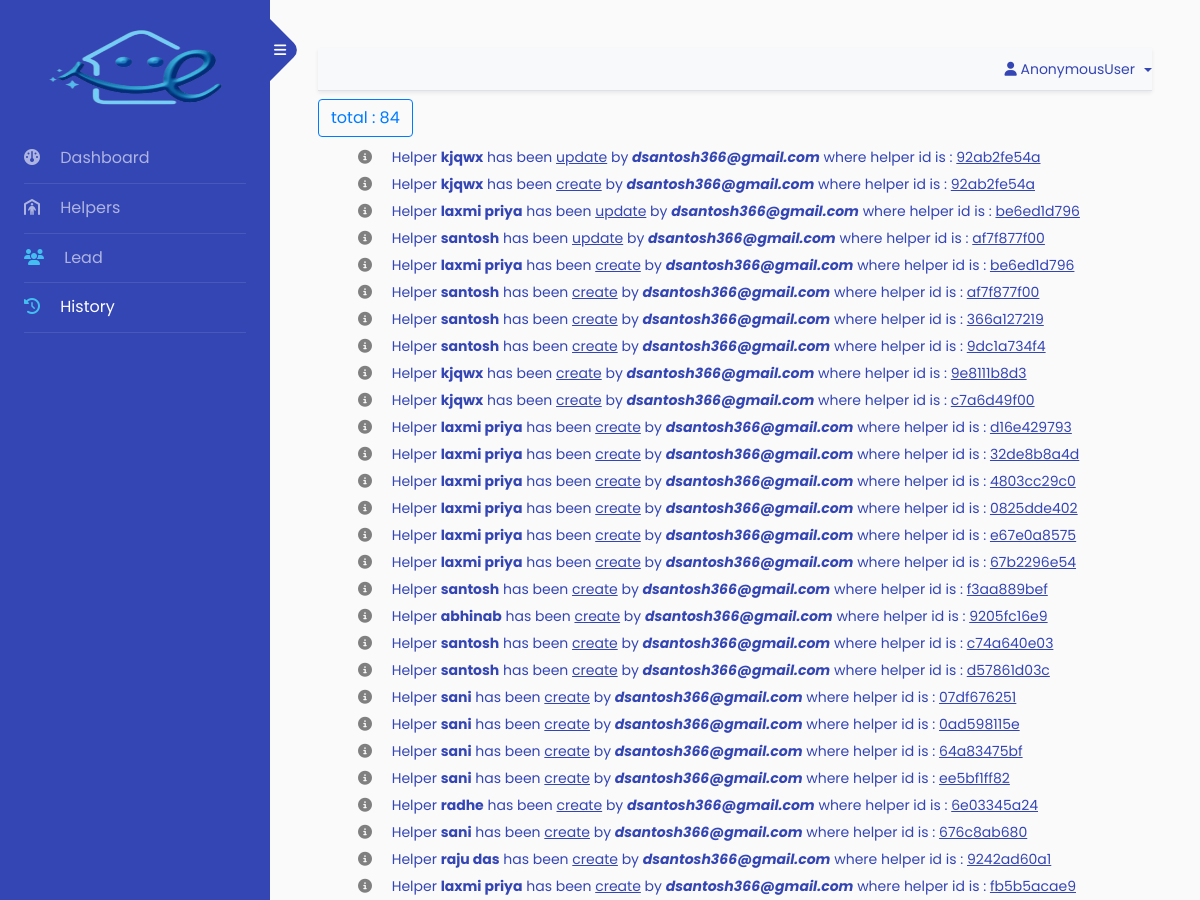
The app's page /history (upper part), older data.
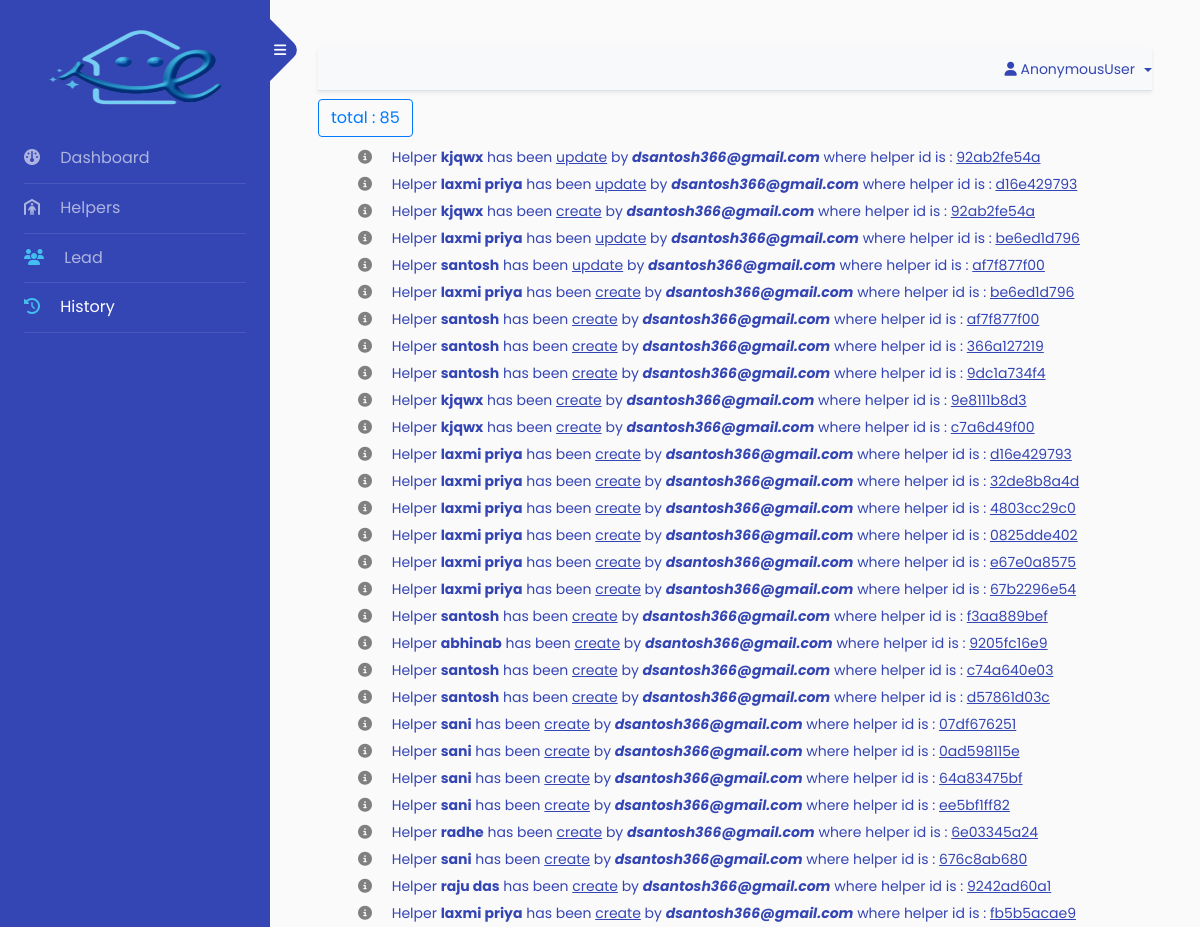
The same page, newer data.
### app/models.py (models this page shows, shortened)
class HistoryModel(models.Model):
    lead = models.ForeignKey(leadHistoryModel,on_delete=models.CASCADE,null=True,blank=True)
    helper = models.ForeignKey(HelperHistoryModel,on_delete=models.CASCADE,null=True,blank=True)
    date = models.DateTimeField(auto_now_add=True)

class HelperHistoryModel(models.Model):
    helper_id = models.CharField(max_length=20,null=True,blank=True)
    first_name = models.CharField(max_length=100,null=False,blank=False)
    middle_name = models.CharField(max_length=100,null=True,blank=True)
    last_name = models.CharField(max_length=100,null=False,blank=False)
    primary_phone = models.IntegerField(null=False,blank=False)
    email_id = models.CharField(max_length=100,null=True,blank=True)
    dob = models.DateField()
    admin_user = models.ForeignKey(User,on_delete=models.DO_NOTHING,null=True,blank=True)
    create_date = models.DateTimeField(auto_now_add=True)
    update_date = models.DateTimeField(null=True,blank=True)
    history_status = models.CharField(max_length=100,choices=HISTORY_STATUS,default='create')

### backnd/views.py (the view)
# urls.py: path('history',HistoryView,name='history'),
def HistoryView(request):
    data = {
        'data':HistoryModel.objects.all().order_by('-date')
    }
    return render(request,'history.html',data)

### templates/history.html
{% extends 'index.html' %}
{% load static %}
{% block body %}
<section class="history">
    <button class='btn btn-outline-primary my-2'>
        total : {{data.count}}
    </button>
    <ul>
        {% for i in data %}
        {% if i.helper %}
        <li><i class="fa-solid fa-circle-info mr-3 mb-2"></i> <a href="{% url 'history_view' i.id %}">Helper <b>{{i.helper.first_name}}</b> has been <u>{{i.helper.history_status}}</u> by <b><i>{{i.helper.admin_user}}</i></b> where helper id is : <u>{{i.helper.helper_id}}</u></a></li>
        {% elif i.lead %}
        <li><i class="fa-solid fa-circle-info mr-3 mb-2"></i> <a href="{% url 'history_view' i.id %}">lead <b>{{i.lead.first_name}}</b> has been <u>{{i.lead.history_status}}</u> by <b><i>{{i.lead.admin_user}}</i></b> where lead id is : <u>{{i.lead.lead_id}}</u></a></li>
        {% endif %}
        {% endfor %}
        </ul>
</section>
{% endblock body %}

Row changes from the older to the newer data that the page shows:
added HistoryModel: helper.first_name "laxmi priya", helper.history_status "update", helper.admin_user "dsantosh366@gmail.com", helper.helper_id "d16e429793"
Text that changed along with them:
{{ data.count }}: "84" → "85"
